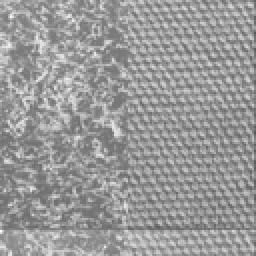
%> input picture Project/CSE585-P4/d9d77.gif, 128 x 128 px, shrunk from 513 x 512 before the run (shown 2 times larger)
$ octave test.m   (GNU Octave 9; MATLAB toolbox functions it lacks are replaced by stand-ins)
%> lines starting %> are read from the running program, lines starting %| are printed output that depends on the picture
%% Load image
clc, clear, close all
im_bin = imread('d9d77.gif');
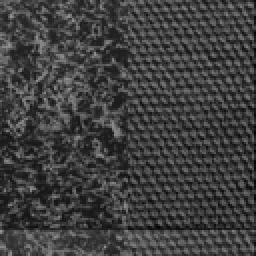
%> im_bin: size 128x128 uint8 (shown 2 times larger); min 0, max 148, mean 62.9
figure
imshow(im_bin), title('Original Texture')
% convert to binary
im_bin = cast(im_bin,'double');
%> im_bin: size 128x128 double


pause(0.1)

F = 0.063;
theta = 60;
sigma_1=36;

[row, col] = size(im_bin);
%> row = 128; col = 128
i_1 = zeros(row, col);
i_2 = zeros(row, col);
m = zeros(row, col);


for x = 1 + 2*sigma_1: row - 2*sigma_1
    for y = 1: col
        for c = x - 2*sigma_1: x + 2*sigma_1 % filter size
            i_1(x,y) = i_1(x,y) + im_bin(c,y)*h1(x - c, sigma_1, F, theta);
        end
    end
end
%> i_1: size 128x128 double; every value is 0

for x = 1 + 2*sigma_1 : row - 2*sigma_1
    for y = 1 + 2*sigma_1: col - 2*sigma_1
        for c = y - 2*sigma_1: y + 2*sigma_1
            i_2(x,y) = i_2(x,y) + i_1(x,c)*h2(y - c, sigma_1, F, theta);
        end
    end
end
for x = 1:row
    for y = 1:col
        m(x,y) = abs(i_2(x,y));
    end
end

figure
mesh(m), title('Gabor filter')
%> after `title('Gabor filter')`:
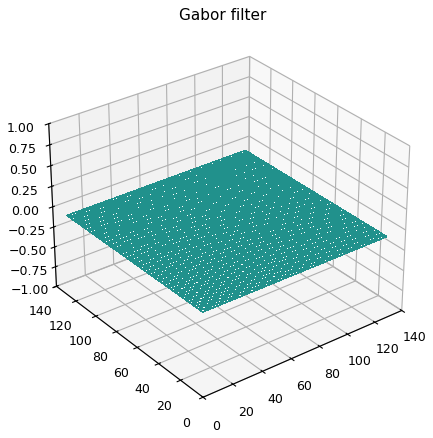
%> figure redrawn from the program's plot data
